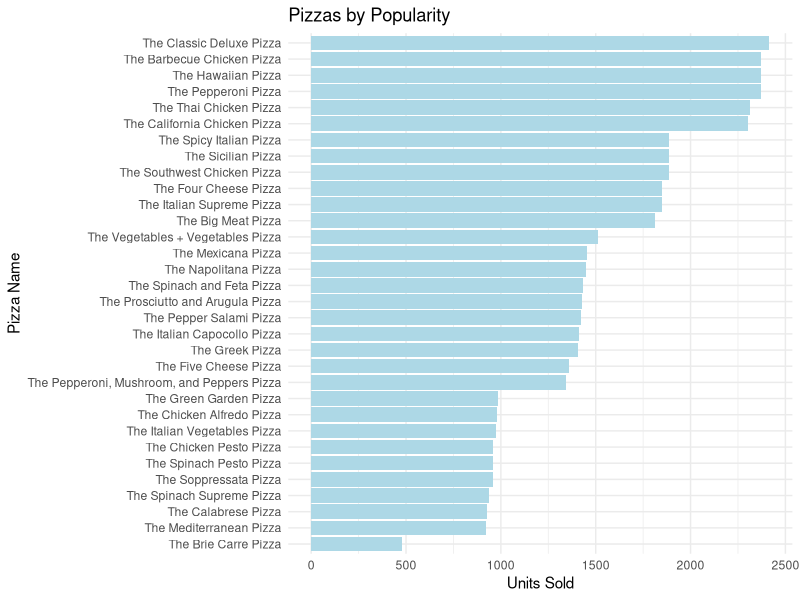
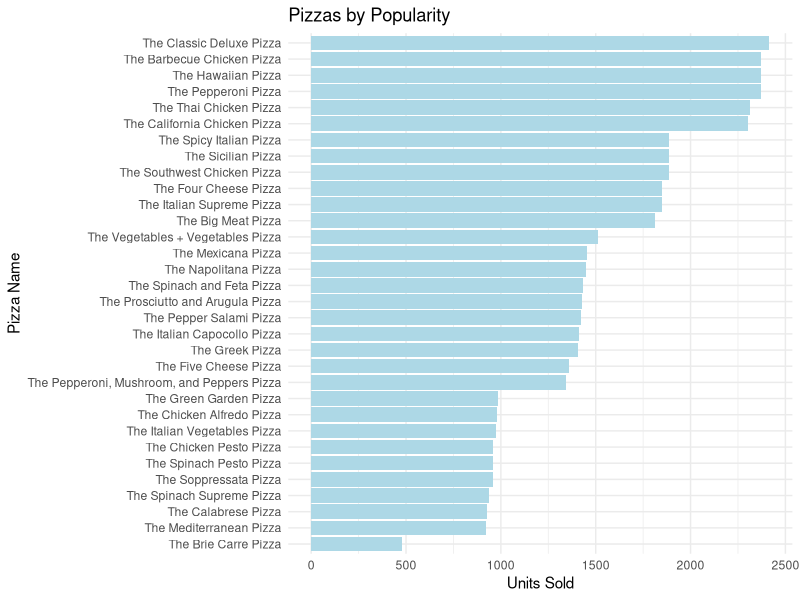

Write the R code that produced these figures, in order.
#Install packages for reading in Excel file and generating bar charts
install.packages("readxl")
install.packages("ggplot2")
library(readxl)
library(ggplot2)

#Read in Excel spreadsheet data into dataframe
popular_pizzas <- read_excel("PopularPizzas.xlsx")

#Rename column titles for bar chart
colnames(popular_pizzas) <- c("Pizza_Name", "Units_Sold")

# Create bar chart, order bars by units sold (descending)
ggplot(popular_pizzas, aes(x=Units_Sold, y=reorder(Pizza_Name,+Units_Sold))) +
  geom_bar(stat = "identity", fill="lightblue") +
  theme_minimal() +
  labs(title = "Pizzas by Popularity", x = "Units Sold", y = "Pizza Name")

#Save bar chart to local file
ggsave("popular_pizzas_chart.png", width = 10, height = 8, dpi = 300)
